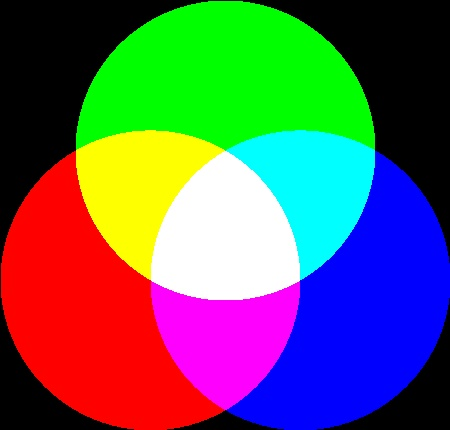
//> input picture images/colortest.jpg, 450 x 430 px
$ ./colorreplacer   (built with g++ and OpenCV 4)
//> lines starting //> are read from the running program, lines starting //| are printed output that depends on the picture; after the words box and inside, x2 and y2 are one past the last pixel; in counts of white or black regions, pixels touching at a corner belong together
#include "opencv2/highgui/highgui.hpp"
#include <opencv2/core/core.hpp>
#include <iostream>
#include <cv.h>
#include <opencv2/imgproc/imgproc.hpp>
#include <ctime>

using namespace cv;
using namespace std;
const int accuracy = 50;

int main(int argc, char** argv)
{

  Mat im = imread("images/colortest.jpg", 1);
//> im is the input picture: 430 rows x 450 cols, CV_8UC3; mean B, G, R 93, 93.3, 93

  clock_t start;
  start=clock();

  if (im.empty())
  {
    cout << "Cannot open image!" << endl;
    return -1;
  }
  //cout <<"Image has "<<im.rows<<" rows"<<endl;
  //cout <<"Image has "<<im.cols<<" cols"<<endl;
  int pointx = 0;
  int pointy = 0;

  Scalar colorScalar = Scalar(0,255,0);
  Scalar colorScalar_BLUE = Scalar(255,255,255);

  for(double cols = im.cols; pointx < cols; pointx+=1){
  	pointy=0;
    for(double rows = im.rows; pointy < rows; pointy+=1){
      if(im.at<Vec3b>(Point(pointx,pointy))[0] < 120 &&
      	 im.at<Vec3b>(Point(pointx,pointy))[1] > 180 &&
      	 im.at<Vec3b>(Point(pointx,pointy))[2] < 100){
  	    circle(im,Point(pointx,pointy), 0,colorScalar_BLUE,1);
  	    //cout<<"y="<<pointy<<"\n";
  	    //cout<<"x="<<pointx<<"\n";
      }
    }

  }
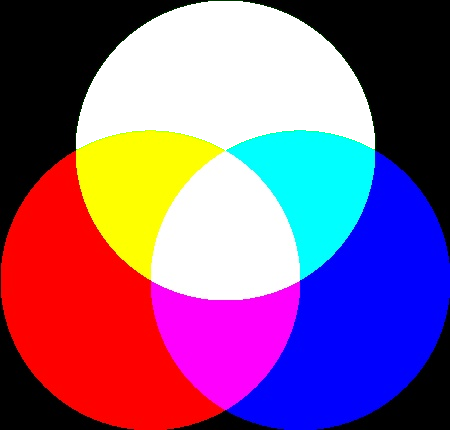
//> im: 430 rows x 450 cols, CV_8UC3; 16.15% of pixels changed, all inside (x1, y1, x2, y2) = (76, 1, 375, 151)
//> after the loop, pointx = 450; pointy = 430
  cout<<"Time: "<<(clock()-start)/(double)(CLOCKS_PER_SEC/1000)<<" ms\n";
  imshow("image", im);
  waitKey(0);

  return 0;
}
